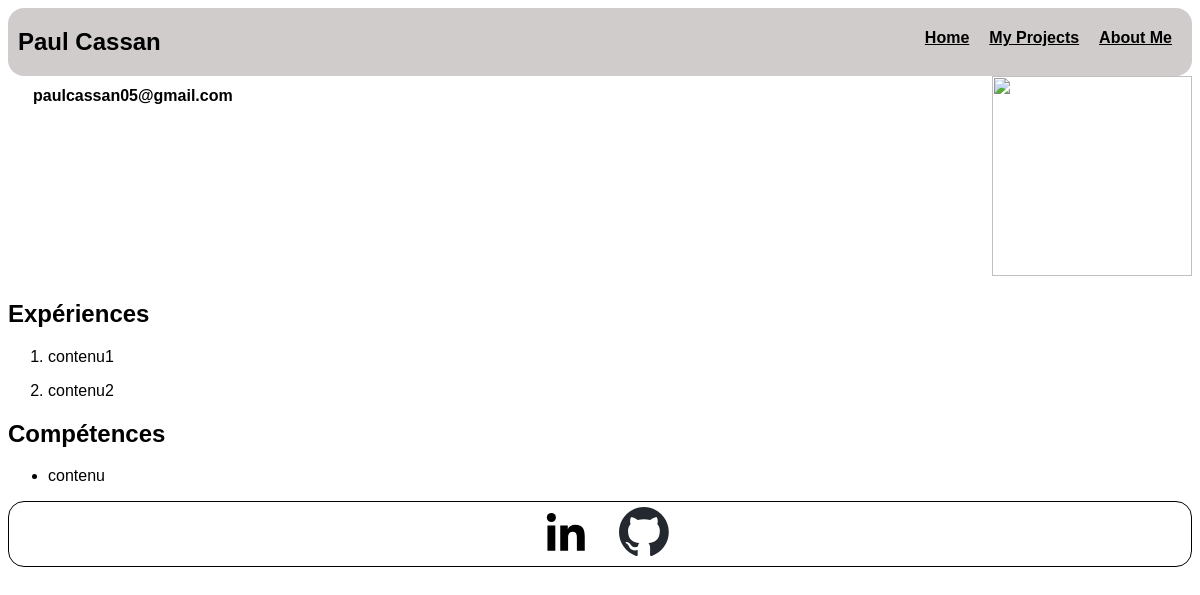
/aboutMe.php, run on the app's committed database.
### tables this page shows
CREATE TABLE Me(id INT PRIMARY KEY, firstname VARCHAR(20) NOT NULL, lastname VARCHAR(20) NOT NULL, email VARCHAR(30), phone INT, address VARCHAR(64), country VARCHAR(50), birth_date DATE, description VARCHAR(256));

### aboutMe.php (the view)
<?php
require "header.php"
?>
<div class="aboutMeHaut">
    <div class="mail">
        <h4><?php echo $info['email'];?></h4>
    </div>
    <div>
        <img src="img/kisspng-the-legend-of-zelda-the-minish-cap-the-legend-of-zelda-link-png-file-5a79869f03d344.7265453615179137590157.png" height="200" width="200">
    </div>
</div>
<div>
    <h2>Expériences</h2>
    <ol>
        <li>
            <p>contenu1</p>
        </li>
        <li>
            <p>contenu2</p>
        </li>
    </ol>
</div>
<div>
    <h2>Compétences</h2>
    <ul>
        <li>contenu</li>
    </ul>
</div>
<?php
require "footer.php"
?>

### header.php (shortened to what this page needs)
<?php
$servername = "localhost";
$username = "paul";
$password = "3UhyXkth";
$conn = new PDO("mysql:host=$servername;dbname=Portfolio", $username, $password);
$conn->setAttribute(PDO::ATTR_ERRMODE, PDO::ERRMODE_EXCEPTION);
$sql = "SELECT * FROM Me WHERE id=?";
$result = $conn->prepare($sql);
$user_id = 1;
$result->execute(array($user_id));
$info = $result->fetch();
?>
<!DOCTYPE html>
<html lang="en">
<head>
    <link rel="stylesheet" href="../style.css" />
</head>
<body>
    <header>
            <div><h2> <?=$info['firstname'], " ", $info['lastname'];?> </h2></div><a href="tel:+"></a>
            <nav class="menu">
                <div class="option"><h4><a href="./index.php">Home</a></h4></div>
                <div class="option"><h4><a href="./Projects.php">My Projects</a></h4></div>
                <div class="option"><h4><a href="./aboutMe.php">About Me</a></h4></div>
            </nav>
        </header>

### style.css (style rules this page uses)
header { display: flex; justify-content: space-between; background-color: rgb(208, 204, 204); border-radius: 1rem; padding-left: 10px; }
body { font-family: Arial, Helvetica, sans-serif; }
.menu { display: flex; justify-content: space-between; text-align: center; }
.option { background-color: inherit; height: fit-content; margin-right: 20px; transition: transform .2s; }
.option a { color: black; }
.aboutMeHaut { display: flex; flex-direction: row; justify-content: space-between; }
.mail { margin-top: -10px; margin-left: 25px; }

### data on the page
me: firstname "Paul", lastname "Cassan", email "paulcassan05@gmail.com"
